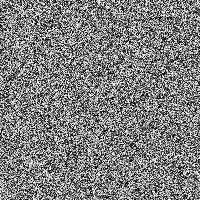
Frame 1 (no input)
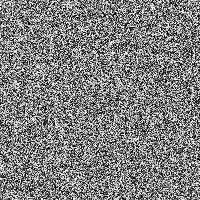
Frame 60 (the mouse pressed at the canvas centre just before this capture)
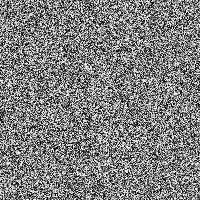
Frame 120 (the mouse held since frame 60 and released just before this capture)

The Processing sketch that drew these frames (run headless with seeded random() and noise(); from frame 60 on, the mouse is pressed at the canvas centre):

// Processing sketch: random_b_w_pixel
// ── random_b_w_pixel.pde
void setup()
{
  size(200,200);
  frameRate(60);
}

void draw()
{
  background(255);
  noStroke();
  
  for(int x = 0; x < width; x++)
  {
    for(int y = 0; y < height; y++)
    {
      fill(get_pixel_color());
      square(x, y, 1);
    }
  }
}

color get_pixel_color()
{
  return color(int(random(0,255)));
}
